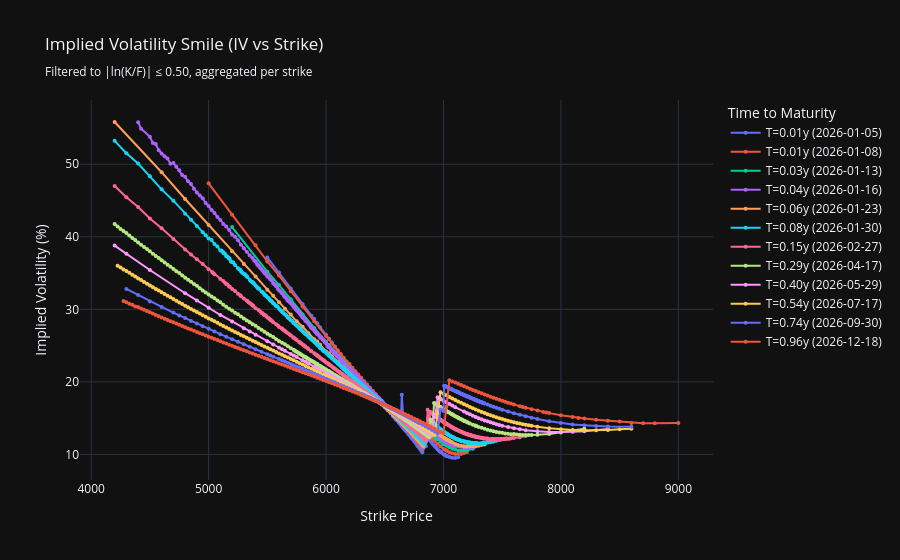

The cell this chart's notebook holds for it:
### Code cell
plot_smile(surface, max_moneyness=0.5)  # Wider: ±65% from ATM
